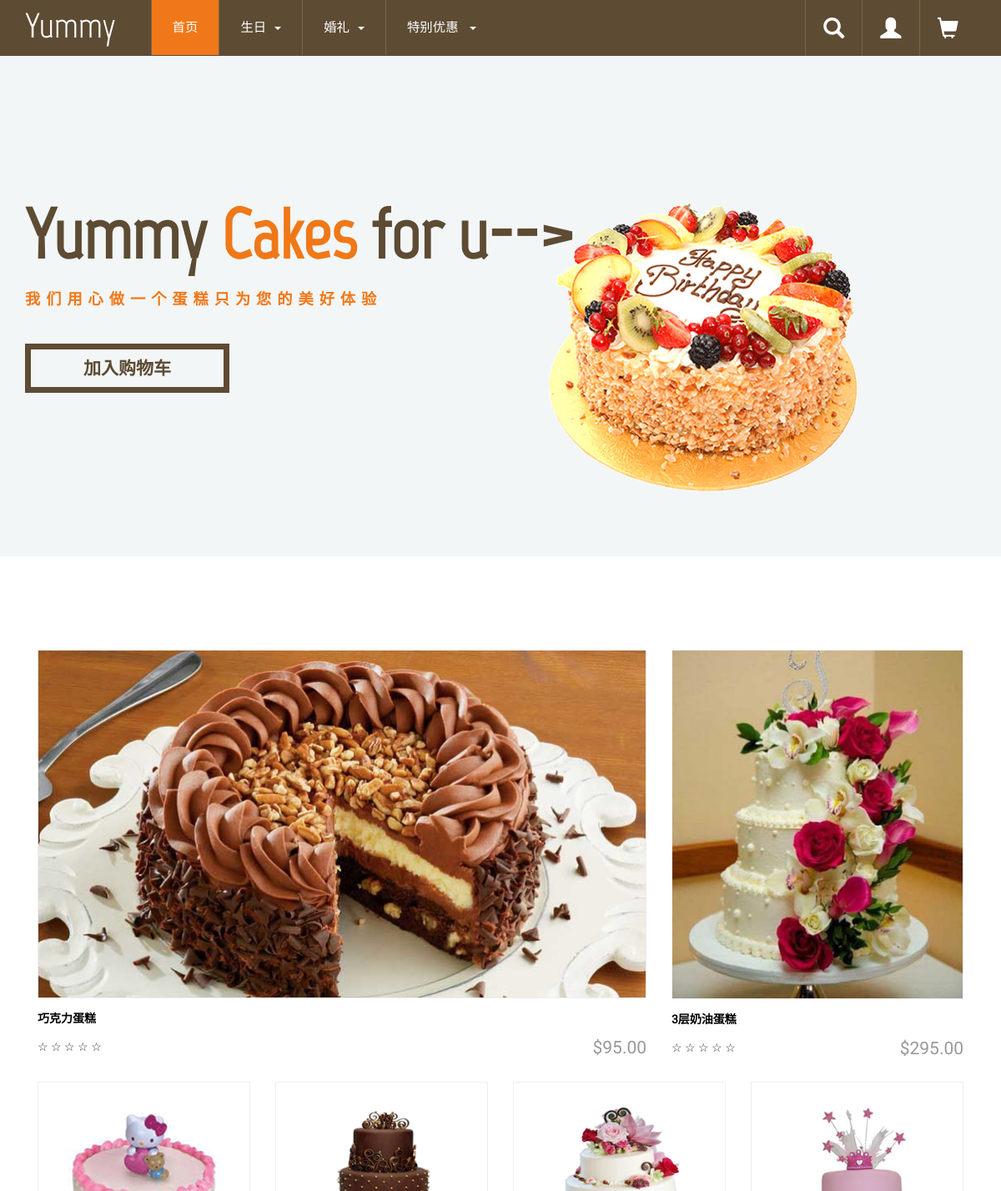
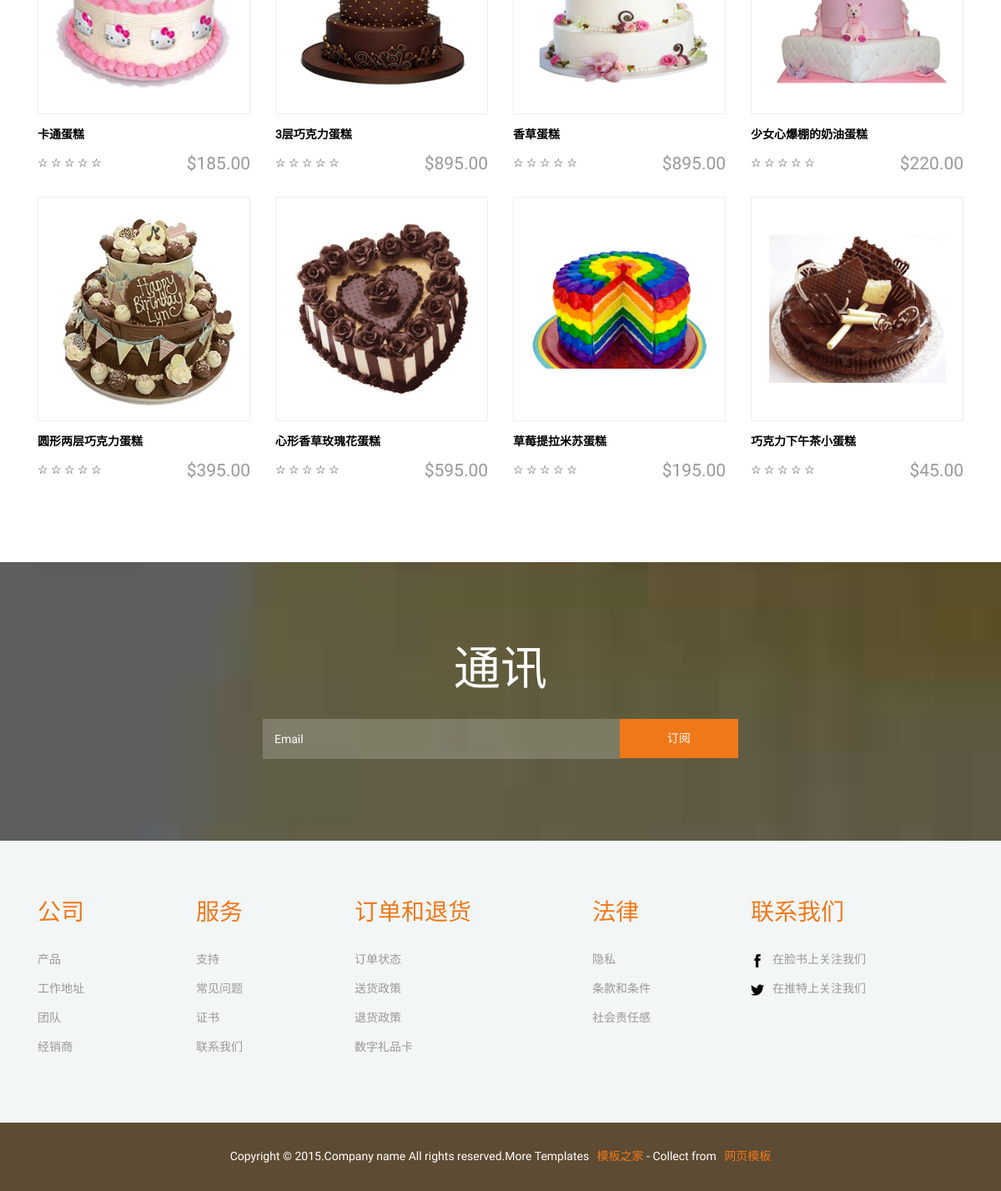
The page / on the database its author committed (2 pictures, top to bottom).
### tables this page shows
CREATE TABLE `producta` (
  `id` int(10) NOT NULL AUTO_INCREMENT,
  `title` varchar(255) DEFAULT NULL,
  `price` varchar(255) DEFAULT NULL,
  `picture` longblob,
  `description` varchar(255) DEFAULT NULL,
  PRIMARY KEY (`id`)
);

### handler/mysql-query.php (called while the page is built, shortened)
<?php
	  function  query($sql){
		require('conn.php');
		$result=mysqli_query($conn, $sql);
		$row=mysqli_fetch_assoc($result);
			return $row;
	  }
?>

### index.php (the view, shortened to what this page needs)
<!DOCTYPE html>
<html>
<head>
<link href="css/bootstrap.css" type="text/css" rel="stylesheet" media="all">
<link href="css/style.css" type="text/css" rel="stylesheet" media="all">
    <link rel="stylesheet" href="css/flexslider.css" type="text/css" media="screen" />
</head>
<body>
    <div class="header">
        <div class="container">
            <nav class="navbar navbar-default" role="navigation">
                <div class="navbar-header">
                    <h1 class="navbar-brand"><a  href="index.html">Yummy</a></h1>
                </div>
                <div class="collapse navbar-collapse" id="bs-example-navbar-collapse-1">
                    <ul class="nav navbar-nav">
                        <li><a href="index.html" class="active">首页</a></li>
                        <li class="dropdown">
                            <a href="#" class="dropdown-toggle" data-toggle="dropdown">生日<b class="caret"></b></a>
                        </li>
                        <li class="dropdown grid">
                            <a href="#" class="dropdown-toggle list1" data-toggle="dropdown">婚礼<b class="caret"></b></a>
                        </li>
                        <li class="dropdown grid">
                            <a href="#" class="dropdown-toggle list1" data-toggle="dropdown">特别优惠 <b class="caret"></b></a>
                    </ul>
                </div>
            </nav>
            <div class="header-info">
                <div class="header-right search-box">
                    <a href="#"><span class="glyphicon glyphicon-search" aria-hidden="true"></span></a>
                </div>
                <div class="header-right login">
                    <a href="#"><span class="glyphicon glyphicon-user" aria-hidden="true"></span></a>
                </div>
                <div class="header-right cart">
                    <a href="#"><span class="glyphicon glyphicon-shopping-cart" aria-hidden="true"></span></a>
                </div>
                <div class="clearfix"> </div>
            </div>
        </div>
    </div>
	<?php  require('handler/mysql-query.php');
	$sql1="select * from productA where id='1'";
	$row1=query($sql1);
	$sql2="select * from productA where id='2'";
	$row2=query($sql2);
	$sql3="select * from productA where id='3'";
	$row3=query($sql3);
	?>
	<div class="banner">
		<div class="container">
			<h2 class="hdng"><?php echo substr($row1['title'], 0,5); ?> <span><?php echo substr($row1['title'], 5,7);?></span> <?php echo substr($row1['title'], 11,12); ?>--></h2>
			<p>我们用心做一个蛋糕只为您的美好体验</p>
			<a href="products-tourist.php">加入购物车</a>
			<div class="banner-text">
				<img src="<?php echo $row1['picture'] ?>" alt=""/>
			</div>
		</div>
	</div>
	<div class="gallery">
		<div class="container">
			<div class="gallery-grids">
				<div class="col-md-8 gallery-grid glry-one">
					<a href="products-tourist.php"><img src="<?php echo $row2['picture']; ?>" class="img-responsive" alt=""/>
					</a>
					<div class="galy-info">
						<p id="title"><?php echo $row2['title']; ?></p>
						<div class="galry">
							<div class="prices">
								<h5 class="item_price"><?php echo $row2['price']; ?></h5>
							</div>
							<div class="rating">
								<span>☆</span>
								<span>☆</span>
								<span>☆</span>
								<span>☆</span>
								<span>☆</span>
							</div>
							<div class="clearfix"></div>
						</div>
					</div>
				</div>
				<div class="col-md-4 gallery-grid glry-two">
					<a href="products-tourist.php"><img src="<?php echo $row3['picture']; ?>" class="img-responsive" alt=""/>
					</a>
					<div class="galy-info">
						<p id="title"><?php echo $row3['title']; ?></p>
						<div class="galry">
							<div class="prices">
								<h5 class="item_price"><?php echo $row3['price']; ?></h5>
							</div>
							<div class="rating">
								<span>☆</span>
								<span>☆</span>
								<span>☆</span>
								<span>☆</span>
								<span>☆</span>
							</div>
							<div class="clearfix"></div>
						</div>
					</div>
				</div>
				<?php
				require ('handler/conn.php');
									$sql="select id from  productA where id>'3'";
									$result=mysqli_query($conn, $sql);
									$RecordCount=mysqli_num_rows($result);
									$result=mysqli_query($conn, "select * from  productA where id>'3'" );
									for ($i=0;
									$i < $RecordCount;
									$i++) {
									$row=mysqli_fetch_assoc($result);
									if($row) {
					?>
				<div class="col-md-3 gallery-grid ">
					<a href="products-tourist.php"><img src="<?php echo $row['picture']; ?>" class="img-responsive" alt="图片"/>
					</a>
					<div class="galy-info">
						<p id="title"><?php echo $row['title']; ?></p>
						<div class="galry">
							<div class="prices">
								<h5 class="item_price"><?php echo $row['price']; ?></h5>
							</div>
							<div class="rating">
								<span>☆</span>
								<span>☆</span>
								<span>☆</span>
								<span>☆</span>
								<span>☆</span>
							</div>
							<div class="clearfix"></div>
						</div>
					</div>
				</div>
				<?php
				}
									}
					?>
			</div>
		</div>
	</div>
	<div class="subscribe">
		 <div class="container">
			 <h3>通讯</h3>
			 <form>
				 <input type="text" class="text" value="Email" onFocus="this.value = '';" onBlur="if (this.value == '') {this.value = 'Email';}">
				 <input type="submit" value="订阅">
			 </form>
		 </div>
	</div>
	<div class="footer">
		<div class="container">
			<div class="footer-grids">
				<div class="col-md-2 footer-grid">
					<h4>公司</h4>
					<ul>
						<li><a href="products.php">产品</a></li>
						<li><a href="#">工作地址</a></li>
						<li><a href="#">团队</a></li>
						<li><a href="#">经销商</a></li>
					</ul>
				</div>
				<div class="col-md-2 footer-grid">
					<h4>服务</h4>
					<ul>
						<li><a href="#">支持</a></li>
						<li><a href="#">常见问题</a></li>
						<li><a href="#">证书</a></li>
						<li><a href="#">联系我们</a></li>
					</ul>
				</div>
				<div class="col-md-3 footer-grid">
					<h4>订单和退货</h4>
					<ul>
						<li><a href="#">订单状态</a></li>
						<li><a href="#">送货政策</a></li>
						<li><a href="#">退货政策</a></li>
						<li><a href="#">数字礼品卡</a></li>
					</ul>
				</div>
				<div class="col-md-2 footer-grid">
					<h4>法律</h4>
					<ul>
						<li><a href="#">隐私</a></li>
						<li><a href="#">条款和条件</a></li>
						<li><a href="#">社会责任感</a></li>
					</ul>
				</div>
				<div class="col-md-3 footer-grid icons">
					<h4>联系我们</h4>
					<ul>
						<li><a href="#"><img src="images/i1.png" alt=""/>在脸书上关注我们</a></li>
						<li><a href="#"><img src="images/i2.png" alt=""/>在推特上关注我们</a></li>
					</div>
				</div>
				<div class="clearfix"></div>
			</div>
		</div>
	<div class="footer-bottom">
		<div class="container">
			<p>Copyright &copy; 2015.Company name All rights reserved.More Templates <a href="http://www.cssmoban.com/" target="_blank" title="模板之家">模板之家</a> - Collect from <a href="http://www.cssmoban.com/" title="网页模板" target="_blank">网页模板</a></p>
		</div>
	</div>
</body>
</html>

### css/style.css (style rules this page uses)
body { margin:0; font-family: 'Roboto-Regular'; background-color:#fff; }
body a { transition: 0.5s all ease; -webkit-transition: 0.5s all ease; -moz-transition: 0.5s all ease; -o-transition: 0.5s all ease; -ms-transition: 0.5s all ease; text-decoration:none; }
h1,h2,h3,h4,h5,h6 { margin:0; }
p { margin:0; }
ul,label { margin:0; padding:0; }
.header { background-color: #5D4B33; padding: 0; position: relative; }
nav.navbar.navbar-default { background: none; }
nav.navbar.navbar-default { background: none; border: none; margin: 0; }
h1.navbar-brand { font-size: 3em; font-family: 'Marvel-Regular'; padding: 0.5em 1em 0 0; }
h1.navbar-brand a { color: #fff; padding: 0.2em 0; }
nav.navbar.navbar-default { float: left; width: 82%; }
.navbar-default .navbar-nav > li > a { color: #fff; font-size: 1.1em; padding: 23px 25px; border-left: 1px solid #79654A; display: block; }
.nav > li > a.active { background: #F07818; }
b.caret { margin-left: 10px; }
.header-right { float: left; width: 6%; text-align: center; border-left:1px solid #79654A; }
.header-right a { display:block; }
.header-right span.glyphicon { font-size: 1.8em; padding: .83em 0; color: #fff; }
.banner { position: relative; background-color: #f2f6f7; padding: 12em 0 0; min-height: 600px; }
.banner img { width: 100%; }
.banner-text { position: absolute; top: 29%; right: 13%; }
.banner h2.hdng span { color: #F07818; }
.banner h2.hdng { font-size: 6em; font-family: 'Marvel-Regular'; color: #5D4B33; font-weight: 800; text-align:left; }
.banner p { font-size: 1.3em; margin: 1em 0 3em; letter-spacing: 7px; font-weight: 700; color: #F07818; }
.banner a { font-size: 1.5em; color:#5D4B33; font-weight: 800; padding: 0.5em 3em; border: 7px solid #5D4B33; }
.gallery { padding: 5em 0; }
.gallery-grid a { color: #000; }
.gallery-grid { position: relative; margin-bottom: 2em; }
.gallery-grid img { border: 1px solid #eee; }
.gallery-grids { margin-top: 3em; }
.galy-info p { font-size: 1em; color: #000; margin: 1em 0 0; font-weight: 600; }
.galy-info h5 { font-size: 1.5em; color: #999; }
.rating { direction: rtl; text-align: center; float: left; }
.rating > span { display: inline-block; position: relative; }
.prices { float: right; }
.galry { margin-top: 1em; }
.subscribe { background:url(../images/slid.jpg)no-repeat 0px 0px fixed; background-size:cover; text-align:center; padding:7em 0; }
.subscribe h3 { color: #fff; padding-bottom: 0.5em; margin: 0; font-size: 4em; font-family: 'Marvel-Regular'; }
.subscribe form { width:50%; margin:0 auto; }
.subscribe form input[type="text"] { border: 0; outline: 0; width: 75%; font-size: 1em; padding: 1em; color: #FFFFFF; float: left; background-color: rgba(251, 250, 250, 0.2); }
.subscribe form input[type="submit"] { outline: none; border: 1px solid #F07818; width: 25%; padding: 0.92em; font-size: 1em; background: none; color: #fff; background-color: #F07818; transition:0.5s all; -webkit-transition:0.5s all; -moz-transition:0.5s all; -o-transition:0.5s all; -ms-transition:0.5s all; }
.footer { padding: 5em 0; background-color: #f2f6f7; }
.footer-grid h4 { font-size: 2em; text-transform: uppercase; color: #F07818; margin-bottom: 1em; font-family: 'Marvel-Regular'; }
.footer-grid ul li { list-style: none; margin-bottom: 7px; }
.footer-grid ul li a { font-size: 1em; text-decoration: none; line-height: 2em; color: #999; list-style: none; text-transform: capitalize; }
.footer-grid ul li a img { width: 16px; margin-right: 10px; }
.footer-bottom { background-color: #5D4B33; padding: 2em 0; text-align: center; }
.footer-bottom p { font-size: 1em; color: #fff; line-height: 1.8em; }
.footer-bottom p a { color: #F07818; margin-left: 6px; }
h2 { font-size: 4em; color: #F07818; font-family: 'Marvel-Regular'; text-align: center; }

### rows shown on the page
producta: title "Yummy", title "Cakes", title "for u", picture (picture)
producta: picture (picture), title "巧克力蛋糕", price "$95.00"
producta: picture (picture), title "3层奶油蛋糕", price "$295.00"
producta: picture (picture), title "卡通蛋糕", price "$185.00"
producta: picture (picture), title "3层巧克力蛋糕", price "$895.00"
producta: picture (picture), title "香草蛋糕", price "$895.00"
producta: picture (picture), title "少女心爆棚的奶油蛋糕", price "$220.00"
producta: picture (picture), title "圆形两层巧克力蛋糕", price "$395.00"
producta: picture (picture), title "心形香草玫瑰花蛋糕", price "$595.00"
producta: picture (picture), title "草莓提拉米苏蛋糕", price "$195.00"
producta: picture (picture), title "巧克力下午茶小蛋糕", price "$45.00"
